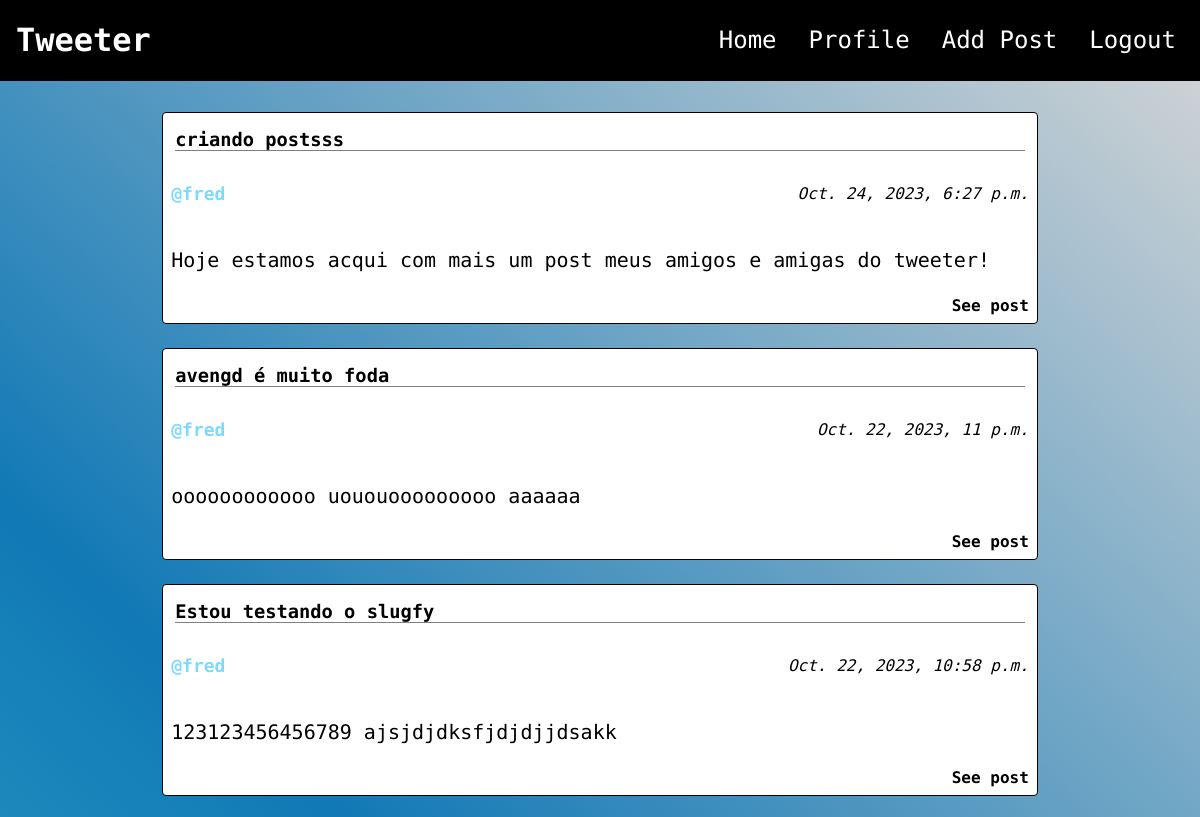
The app's page / (signed in, upper part), older data.
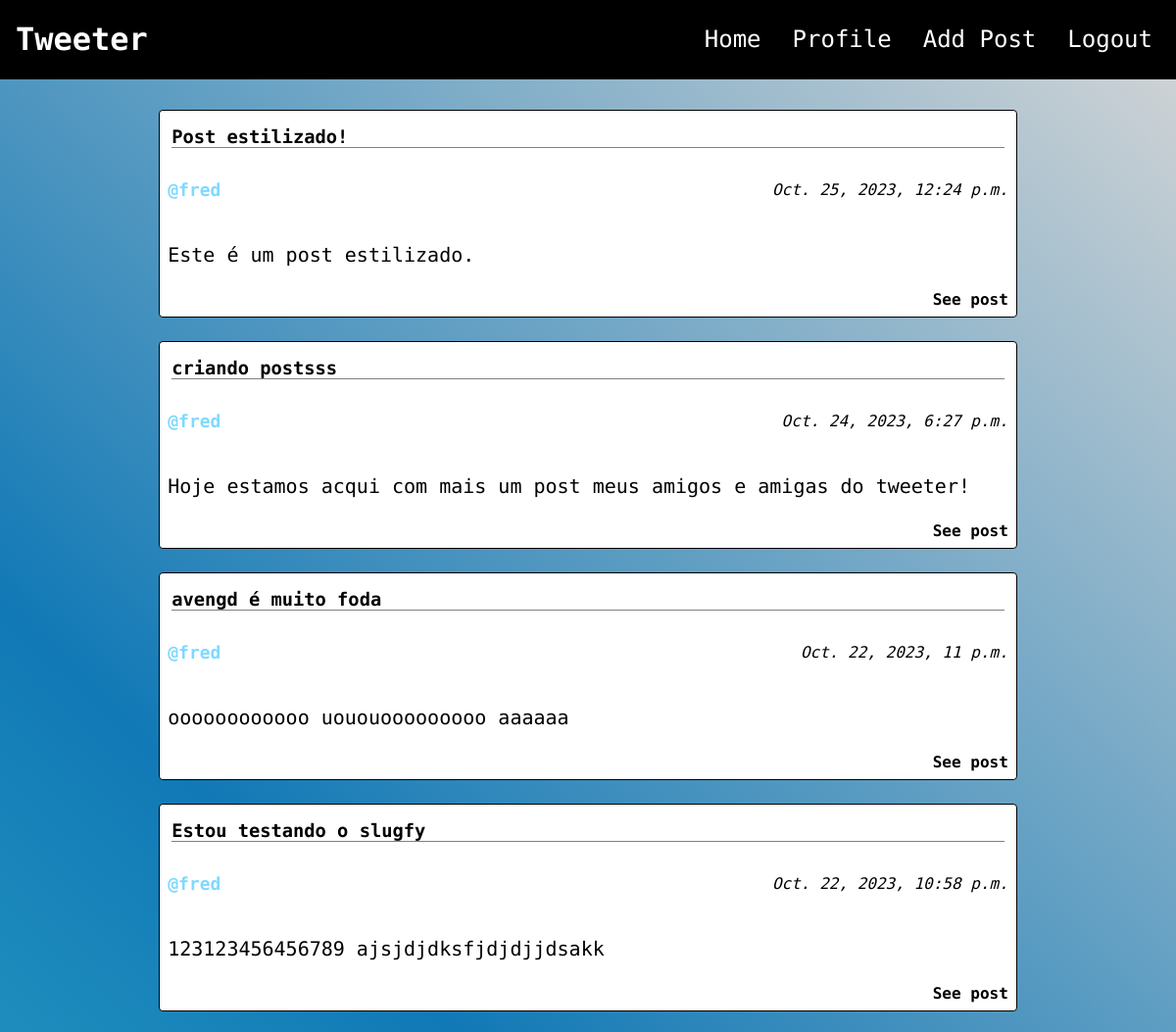
The same page, newer data.
### post/models.py (models this page shows, shortened)
class Post(models.Model):
    title = models.CharField(max_length=100)
    slug = models.SlugField(max_length=200, unique=True)
    author = models.ForeignKey(get_user_model(), on_delete=models.CASCADE)
    content = models.TextField(max_length=360)
    created_on = models.DateTimeField(auto_now_add=True)
    status = models.IntegerField(choices=STATUS, default=0)
    class Meta:
        ordering = ["-created_on"]

### post/views.py (the view)
# urls.py: path("", PostList.as_view(), name="home"),
class PostList(generic.ListView):
    queryset = Post.objects.filter(status=1).order_by("-created_on")
    template_name = "index.html"

### post/templates/index.html (shortened to what this page needs)
{% extends "base.html" %}
{% block content %}
    <div class="feed">
        {% if user.is_authenticated %}
            {% for post in post_list %}
                <div class="post-container">
                    <h3 class="post-title">{{ post.title }}</h3>
                    <div class="post-info"><h4 class="post-author">@{{ post.author }}</h4><p class="post-date">{{ post.created_on }}</p></div>
                    <p class="post-content">{{ post.content }}</p>
                    <a href="{% url "post_detail" post.slug %}" style="text-decoration: none; text-align: end; color: black; font-weight: 700;">See post</a>
                </div>
            {% endfor %}
        {% else %}
                <h3 style="text-align: center; font-size: 32px; color: white; margin-top: 20%;">
                    You need to Login or Sign Up to use Tweeter!
                </h3>
        {% endif %}
    </div>
{% endblock content %}

Row changes from the older to the newer data that the page shows:
added Post: title "Post estilizado!", author "fred", created_on "Oct. 25, 2023, 12:24 p.m.", content "Este é um post estilizado."
